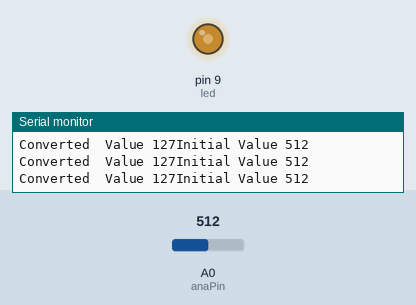
Recording of a sketch running on a simulated Arduino Uno, built with avr-gcc and run on an emulated ATmega328P. Parts: output pins drawn as LEDs (lit = HIGH), the last lines printed to the serial monitor. The test bench sets the inputs (shaded band); at power-on: A0 (anaPin) = 512.

Above: at 1.2 s.
1.3 s: A0 (anaPin) set to 420
At 2.7 s:
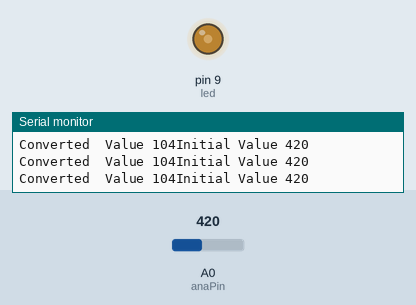
4.3 s: A0 (anaPin) set to 392
At 5.0 s:
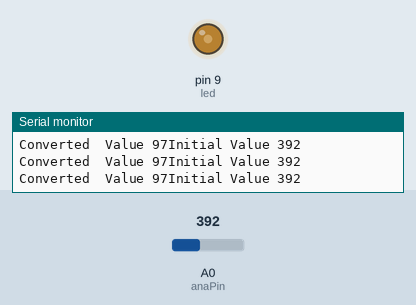
7.3 s: A0 (anaPin) set to 716
At 8.5 s:
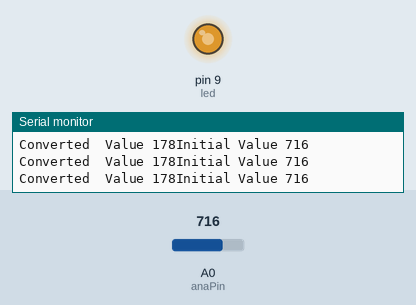
8.8 s: A0 (anaPin) set to 991
At 9.8 s:
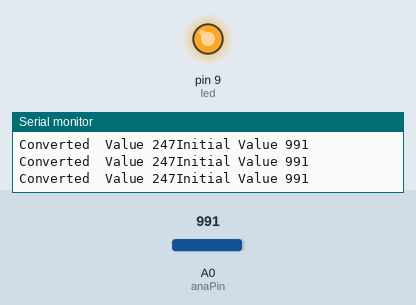
10.3 s: A0 (anaPin) set to 1014
At 11.1 s:
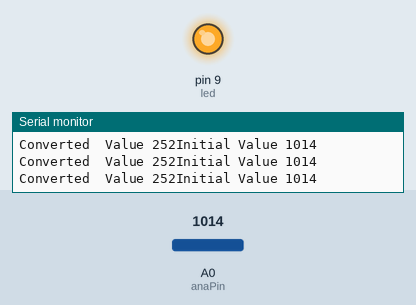
13.3 s: A0 (anaPin) set to 0
At 14.2 s:
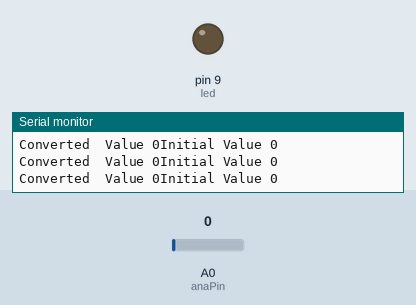
Timing chart, 0 to 15.8 s (numbered marks = the images above; inputs shaded):
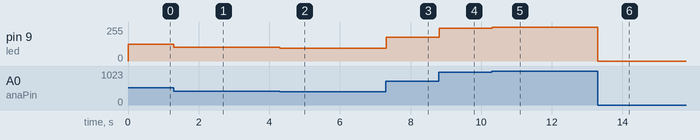

Measured:
- after the input at 1.3 s, pin 9 (led): 127/255 → 104/255 at once
- after the input at 4.3 s, pin 9 (led): 104/255 → 97/255 at once
- after the input at 7.3 s, pin 9 (led): 97/255 → 178/255 at once
- after the input at 8.8 s, pin 9 (led): 178/255 → 247/255 at once
- after the input at 10.3 s, pin 9 (led): 247/255 → 252/255 at once
- after the input at 13.3 s, pin 9 (led): 252/255 → 0/255 at once

The sketch:

Fading.ino
```cpp
int led=9;
int anaPin=0;
void setup()
{
  pinMode(led,OUTPUT);
  pinMode(anaPin,INPUT);
  Serial.begin(9600);
}
void loop()
{
 int sensedValue=analogRead(anaPin);
 int sensorOutput=map(sensedValue,0,1023,0,255);
 analogWrite(led,sensorOutput);
 Serial.print("Initial Value ");
 Serial.println(sensedValue);
 Serial.print("Converted  Value ");
 Serial.print(sensorOutput);
 delay(30);
}
```
